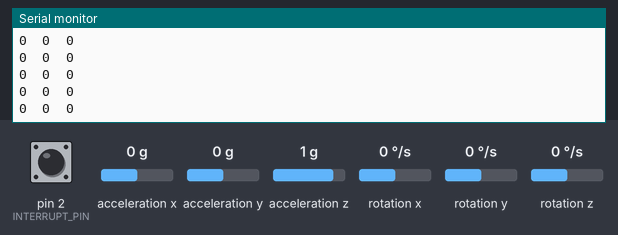
The sketch below on a simulated Arduino Uno, built with avr-gcc and run on an emulated ATmega328P. On the bench: the last lines printed to the serial monitor. The test bench sets the inputs (shaded band); at power-on: acceleration x 0 g, acceleration y 0 g, acceleration z 1 g, rotation z 0 °/s, pin 2 (INTERRUPT_PIN) LOW, rotation x 0 °/s, rotation y 0 °/s. The sensor or clock chip raises its interrupt line as the real part does; no radio packets arrive unless stated.

Above: at 1.8 s.
1.9 s: acceleration x set to -1.4 g
At 2.22 s:
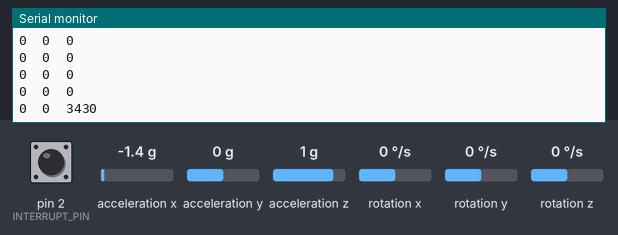
3.4 s: acceleration y set to -1.4 g
At 3.54 s:
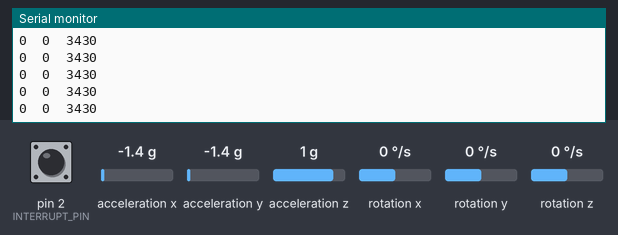
4.9 s: acceleration z set to -1.4 g
At 5.05 s:
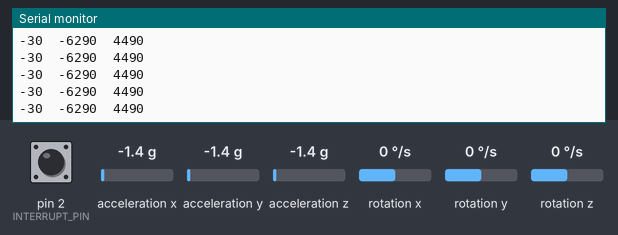
6.4 s: rotation z set to -192 °/s
At 6.56 s:
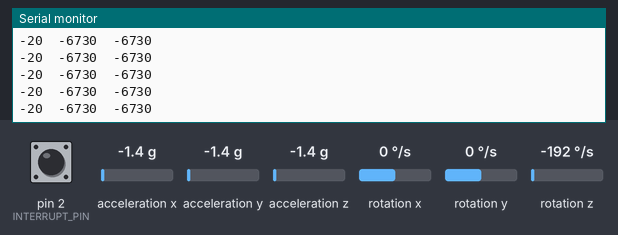
Timing chart, 0 to 8.9 s (numbered marks = the images above; inputs shaded):
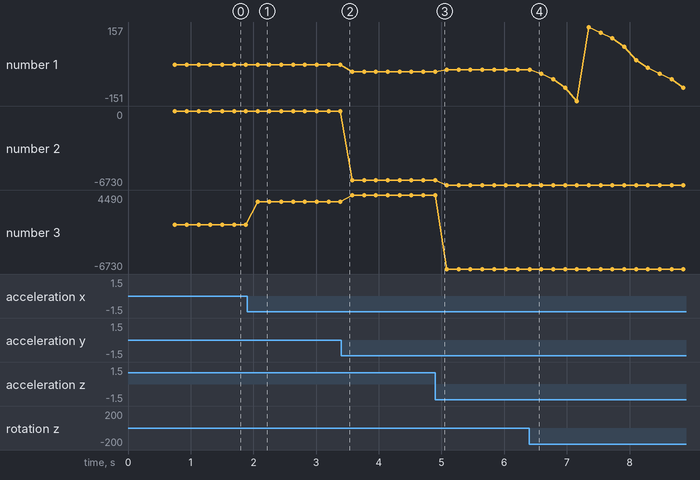

Measured:
- after the input at 1.9 s, the serial monitor: prints a new line after 0.17 s (image 1)
- plotted number 1: 0 → -30 after the input at 3.4 s, -30 → -20 after the input at 4.9 s, -20 → -95 after the input at 6.4 s
- plotted number 2: 0 → -6290 after the input at 3.4 s, -6290 → -6730 after the input at 4.9 s
- plotted number 3: 0 → 3430 after the input at 1.9 s, 3430 → 4490 after the input at 3.4 s, 4490 → -6730 after the input at 4.9 s

The sketch:

AvgTransmit.ino
```cpp
// LoRa 9x_TX
// -*- mode: C++ -*-
// Example sketch showing how to create a simple messaging client (transmitter)
// with the RH_RF95 class. RH_RF95 class does not provide for addressing or
// reliability, so you should only use RH_RF95 if you do not need the higher
// level messaging abilities.
// It is designed to work with the other example LoRa9x_RX

//                      MPU
#include <I2Cdev.h>
#include "I2Cdev.h"
#if I2CDEV_IMPLEMENTATION == I2CDEV_ARDUINO_WIRE
    #include "Wire.h"
#endif
#include "MPU6050_6Axis_MotionApps20.h"
MPU6050 mpu;
#define OUTPUT_READABLE_EULER
#define OUTPUT_READABLE_REALACCEL
#define INTERRUPT_PIN 2  // use pin 2 on Arduino Uno & most boards

// MPU control/status vars
bool dmpReady = false;  // set true if DMP init was successful
uint8_t mpuIntStatus;   // holds actual interrupt status byte from MPU
uint8_t devStatus;      // return status after each device operation (0 = success, !0 = error)
uint16_t packetSize;    // expected DMP packet size (default is 42 bytes)
uint16_t fifoCount;     // count of all bytes currently in FIFO
uint8_t fifoBuffer[64]; // FIFO storage buffer

// orientation/motion vars
Quaternion q;           // [w, x, y, z]         quaternion container
VectorInt16 aa;         // [x, y, z]            accel sensor measurements
VectorInt16 aaReal;     // [x, y, z]            gravity-free accel sensor measurements
VectorFloat gravity;    // [x, y, z]            gravity vector
float euler[3];         // [psi, theta, phi]    Euler angle container

volatile bool mpuInterrupt = false;     // indicates whether MPU interrupt pin has gone high
void dmpDataReady() {
    mpuInterrupt = true;
}

//
#include <SPI.h>
#include <RH_RF95.h>

#define RFM95_CS 4
#define RFM95_RST 5
#define RFM95_INT 3

// Change to 434.0 or other frequency, must match RX's freq!
#define RF95_FREQ 433.0

// Singleton instance of the radio driver
RH_RF95 rf95(RFM95_CS, RFM95_INT);

void setup()
{
    //                        MPU
    // join I2C bus (I2Cdev library doesn't do this automatically)
    #if I2CDEV_IMPLEMENTATION == I2CDEV_ARDUINO_WIRE
        Wire.begin();
        Wire.setClock(400000); // 400kHz I2C clock. Comment this line if having compilation difficulties
    #elif I2CDEV_IMPLEMENTATION == I2CDEV_BUILTIN_FASTWIRE
        Fastwire::setup(400, true);
    #endif

    mpu.initialize();
    pinMode(INTERRUPT_PIN, INPUT);

    devStatus = mpu.dmpInitialize();

    // supply your own gyro offsets here, scaled for min sensitivity
    mpu.setXGyroOffset(220);
    mpu.setYGyroOffset(76);
    mpu.setZGyroOffset(-85);
    mpu.setZAccelOffset(1788); // 1688 factory default for my test chip

    // make sure it worked (returns 0 if so)
    if (devStatus == 0) {
        // turn on the DMP, now that it's ready
        //Serial.println(F("Enabling DMP..."));
        mpu.setDMPEnabled(true);

        // enable Arduino interrupt detection
        //Serial.println(F("Enabling interrupt detection (Arduino external interrupt 0)..."));
        attachInterrupt(digitalPinToInterrupt(INTERRUPT_PIN), dmpDataReady, RISING);
        mpuIntStatus = mpu.getIntStatus();

        // set our DMP Ready flag so the main loop() function knows it's okay to use it
        //Serial.println(F("DMP ready! Waiting for first interrupt..."));
        dmpReady = true;

        // get expected DMP packet size for later comparison
        packetSize = mpu.dmpGetFIFOPacketSize();
    } else {
        // ERROR!
        // 1 = initial memory load failed
        // 2 = DMP configuration updates failed
        // (if it's going to break, usually the code will be 1)
        Serial.print(F("DMP Initialization failed (code "));
        Serial.print(devStatus);
        Serial.println(F(")"));
    }

  //                LoRa
  pinMode(RFM95_RST, OUTPUT);
  digitalWrite(RFM95_RST, HIGH);

  while (!Serial);
  Serial.begin(115200);
  delay(100);

  //Serial.println("Arduino LoRa TX Test!");

  // manual reset
  digitalWrite(RFM95_RST, LOW);
  delay(10);
  digitalWrite(RFM95_RST, HIGH);
  delay(10);

  while (!rf95.init()) {
    Serial.println("LoRa radio init failed");
    while (1);
  }
  //Serial.println("LoRa radio init OK!");

  // Defaults after init are 434.0MHz, modulation GFSK_Rb250Fd250, +13dbM
  if (!rf95.setFrequency(RF95_FREQ)) {
    Serial.println("setFrequency failed");
    while (1);
  }
  //Serial.print("Set Freq to: "); Serial.println(RF95_FREQ);

  // Defaults after init are 434.0MHz, 13dBm, Bw = 125 kHz, Cr = 4/5, Sf = 128chips/symbol, CRC on

  // The default transmitter power is 13dBm, using PA_BOOST.
  // If you are using RFM95/96/97/98 modules which uses the PA_BOOST transmitter pin, then
  // you can set transmitter powers from 5 to 23 dBm:
  rf95.setTxPower(23, false);
}

//int16_t packetnum = 0;  // packet counter, we increment per xmission

void loop()
{

  //                    MPU
    // if programming failed, don't try to do anything
    if (!dmpReady) return;

    unsigned char nloop = 10;
    int angleavg = 0;
    int accelyavg = 0;
    int accelzavg = 0;

    for ( unsigned char i = 0; i < nloop; ++i){
      // wait for MPU interrupt or extra packet(s) available
      while (!mpuInterrupt && fifoCount < packetSize) {
      }

      // reset interrupt flag and get INT_STATUS byte
      mpuInterrupt = false;
      mpuIntStatus = mpu.getIntStatus();

      // get current FIFO count
      fifoCount = mpu.getFIFOCount();

      // check for overflow (this should never happen unless our code is too inefficient)
      if ((mpuIntStatus & 0x10) || fifoCount == 1024) {
          // reset so we can continue cleanly
          mpu.resetFIFO();
          Serial.println(F("FIFO overflow!"));

      // otherwise, check for DMP data ready interrupt (this should happen frequently)
      } else if (mpuIntStatus & 0x02) {
          // wait for correct available data length, should be a VERY short wait
          while (fifoCount < packetSize) fifoCount = mpu.getFIFOCount();

          // read a packet from FIFO
          mpu.getFIFOBytes(fifoBuffer, packetSize);
          mpu.resetFIFO();

          // track FIFO count here in case there is > 1 packet available
          // (this lets us immediately read more without waiting for an interrupt)
          fifoCount -= packetSize;

          #ifdef OUTPUT_READABLE_EULER
              // display Euler angles in degrees
              mpu.dmpGetQuaternion(&q, fifoBuffer);
              mpu.dmpGetEuler(euler, &q);
              //Serial.print("euler\t");
              //Serial.print(euler[0] * 180/M_PI); //rotation about x
              //Serial.print("\t");
              //Serial.print(euler[1] * 180/M_PI);
              //Serial.print("\t");
              //Serial.print(euler[2] * 180/M_PI);
              //Serial.print("\t");
          #endif

          #ifdef OUTPUT_READABLE_REALACCEL
              // display real acceleration, adjusted to remove gravity
              mpu.dmpGetQuaternion(&q, fifoBuffer);
              mpu.dmpGetAccel(&aa, fifoBuffer);
              mpu.dmpGetGravity(&gravity, &q);
              mpu.dmpGetLinearAccel(&aaReal, &aa, &gravity);
              //Serial.print("areal\t");
              //Serial.print(aaReal.x);
              //Serial.print("\t");
              //Serial.print(aaReal.y);
              //Serial.print("\t");
              //Serial.println(aaReal.z);

              //Serial.print(aa.x);
          #endif

          //Serial.print("\n");

          angleavg += (euler[0] * 180/M_PI)/nloop;
          accelyavg += aaReal.y/nloop;
          accelzavg += aaReal.z/nloop;
      }

    }

    //Serial.println("----");
    //Serial.print(angleavg);
    //Serial.print('\t');
    //Serial.print(accelyavg);
    //Serial.print('\t');
    //Serial.println(accelzavg);


  //                  LoRa

  char accelpacky[10];
  char accelpackz[10];
  char anglepack[10];
  char space[2] = "\t";
  char finalpack[20] = "                   ";

  itoa(accelyavg, accelpacky+0, 10);
  itoa(accelzavg, accelpackz+0, 10);
  itoa(angleavg, anglepack+0, 10);
  sprintf(finalpack,"%s%s%s%s%s",anglepack,space,accelpacky,space,accelpackz);
  //Serial.print("Sending ");
  //Serial.println(finalpack);
  finalpack[19] = 0;

  //Serial.println("Sending..."); //delay(10);
  rf95.send((uint8_t *)finalpack, 20);
  Serial.println(finalpack);
  //Serial.println("Waiting for packet to complete..."); //delay(10);
  rf95.waitPacketSent();
  // Now wait for a reply
  uint8_t buf[RH_RF95_MAX_MESSAGE_LEN];
  uint8_t len = sizeof(buf);

  //Serial.println("Waiting for reply..."); //delay(10);
  /*
  if (rf95.waitAvailableTimeout(1000))
  {
    // Should be a reply message for us now
    if (rf95.recv(buf, &len))
   {
      //Serial.print("Got reply: ");
      //Serial.println((char*)buf);
      //Serial.print("RSSI: ");
      //Serial.println(rf95.lastRssi(), DEC);
    }
    else
    {
      Serial.println("Receive failed");
    }
  }
  else
  {
    Serial.println("No reply, is there a listener around?");
  }*/
  //delay(1000);
}
```
